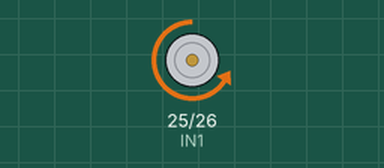
Simulated run of this sketch. Board: ESP32. Shown: motor-driver pin pairs drawn as motors (green arrow = first pin HIGH = forward, orange = second pin HIGH = backward, longer = more drive, scaled by the enable pin).

Above: at 1.5 s.
At 4.0 s:
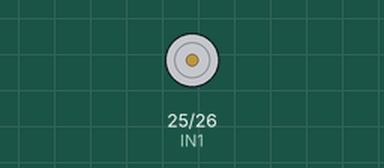
Timing chart, 0 to 6.5 s (numbered marks = the images above):
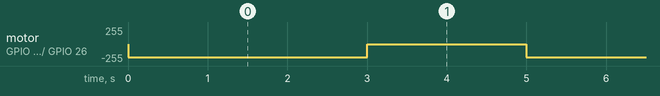

The sketch:

Motor_Basic_Test.ino
```cpp
#include <Arduino.h>

constexpr int IN1 = 25;
constexpr int IN2 = 26;
constexpr int ENA = 27;

constexpr int PWM_FREQ = 20000;
constexpr int PWM_RESOLUTION = 8;
constexpr int MOTOR_SPEED = 200;

void setup() {
  pinMode(IN1, OUTPUT);
  pinMode(IN2, OUTPUT);
  pinMode(ENA, OUTPUT);

  ledcAttach(ENA, PWM_FREQ, PWM_RESOLUTION);

  digitalWrite(IN1, LOW);
  digitalWrite(IN2, LOW);
  ledcWrite(ENA, 0);
}

void loop() {
  digitalWrite(IN1, LOW);
  digitalWrite(IN2, HIGH);
  ledcWrite(ENA, MOTOR_SPEED);
  delay(3000);

  digitalWrite(IN1, LOW);
  digitalWrite(IN2, LOW);
  ledcWrite(ENA, 0);
  delay(2000);
}
```

Measured:
- by itself, motor on GPIO 25 (IN1) / GPIO 26 (IN2): alternates backward 199/255 for 3.0 s and stopped for 2.0 s
